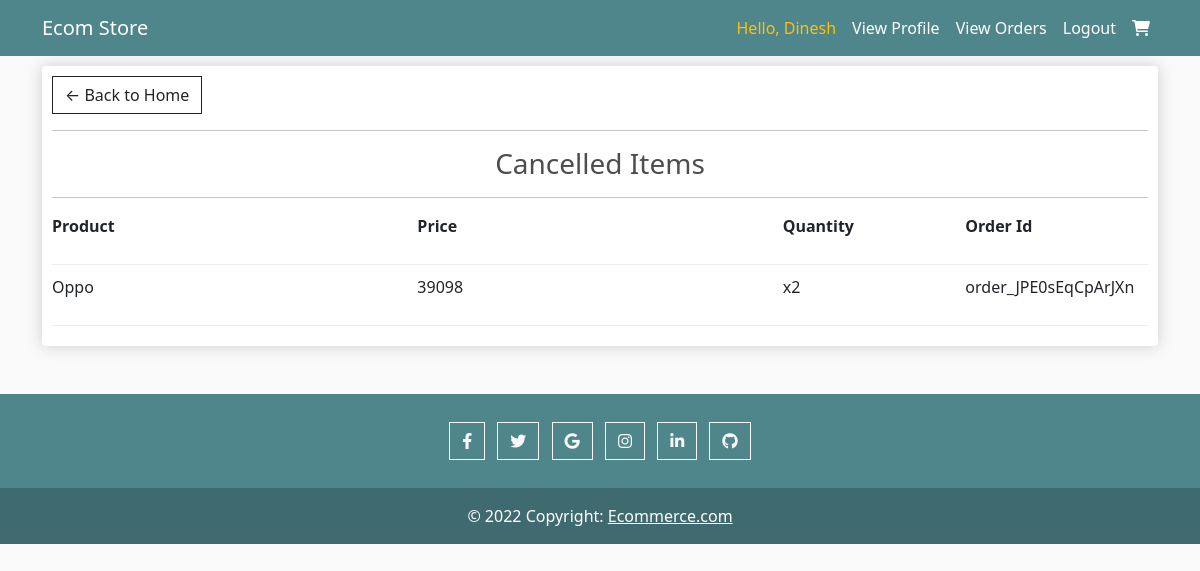
Screenshot of /cancelled (signed in) with the database file from the repository.
### project/models.py (models this page shows)
class CancelOrder(models.Model):
    customer=models.ForeignKey(Customer, on_delete=models.SET_NULL, blank=True,null=True)
    order=models.IntegerField(default=0)
    order_item=models.CharField(max_length=200, default='a')
    price=models.IntegerField(default=0)
    quantity=models.IntegerField(default=1)
    dateOrdered=models.DateTimeField(auto_now_add=True)
    transactionId=models.CharField(max_length=200,null=True)
    razorpay_payment_id=models.CharField(max_length=100, blank=True)
    customer_name=models.CharField(max_length=50, null=True)
    customer_mobile=models.IntegerField(default=0)
    customer_email=models.CharField(max_length=50, null=True)
    customer_address=models.TextField(default=0)

### project/views.py (the view)
# urls.py: path('cancelled',views.cancelled,name="cancelled"),
@login_required(login_url='login')
def cancelled(request):
    try:
        cancelled=CancelOrder.objects.filter(customer=request.user.customer)
        context={
        'cancelled':cancelled
        }
        return render(request,'cancelled_order.html',context)
    except:
       return HttpResponse('No cancelled items Found')

### project/templates/cancelled_order.html (shortened to what this page needs)
{% extends 'base.html' %}
{% load static %}
{% block content %}<div class="row">
    <div class="col-lg-12">
        <div class="box-element">
            <a class="btn btn-outline-dark" href="{% url 'category' %}">&#x2190; Back to Home</a>
            <hr>
            <h3 class="text-center">Cancelled Items</h3>
            <hr>
            <div class="cart-row">
				<div style="flex:2">
					<p><strong>Product</strong></p>
				</div>
				<div style="flex:2">
					<p><strong>Price</strong></p>
				</div>
				<div style="flex:1">
					<p><strong>Quantity</strong></p>
				</div>
				<div style="flex:1">
					<p><strong>Order Id</strong></p>
				</div>
			</div>
            {% for item in cancelled %}
            <div class="cart-row">
                <div style="flex:2">
                    <p>{{item.order_item}}</p>
                </div>
                <div style="flex:2">
                    <p>{{item.price}}</p>
                </div>
                <div style="flex:1">
                    <p>x{{item.quantity}}</p>
                </div>
                <div style="flex:1">
                    <p>{{item.transactionId}}</p>
                </div>
            </div>
            {% endfor %}
        </div>
    </div>
</div>
{% endblock %}

### project/templates/base.html (shortened to what this page needs)
{% load static %}
<!DOCTYPE html>
<html lang="en">
<head>
    <link href="https://cdn.jsdelivr.net/npm/bootstrap@5.0.2/dist/css/bootstrap.min.css" rel="stylesheet"
>
    <link rel="stylesheet" href="{% static 'css/main.css' %}">
    <link rel="stylesheet" href="https://use.fontawesome.com/releases/v5.7.2/css/all.css">
    <link rel="stylesheet" href="https://cdnjs.cloudflare.com/ajax/libs/font-awesome/6.0.0-beta2/css/all.min.css">
    <link rel="stylesheet" href="https://cdn.jsdelivr.net/npm/bootstrap-icons@1.3.0/font/bootstrap-icons.css">
</head>
<body>
    <nav class="navbar navbar-expand-lg navbar-dark bg-dark">
        <div class="container">
            <a class="navbar-brand" href="{% url 'category' %}">Ecom Store</a>
            <div class="collapse navbar-collapse" id="navbarSupportedContent">
                <ul class="navbar-nav ms-auto mb-2 mb-lg-0">
                    {% if user.is_authenticated %}
                    <li class="nav-item">
                        <a class="nav-link active text-warning">Hello, {{user.first_name}}</a>
                    </li>
                    <li class="nav-item">
                        <a class="nav-link active" href="{% url 'profile' %} ">View Profile</a>
                    </li>
                    <li class="nav-item">
                        <a class="nav-link active" href="{% url 'view_order' %} ">View Orders</a>
                    </li>
                    <li class="nav-item">
                        <a class="nav-link active" href="{% url 'logout' %} ">Logout</a>
                    </li>
                    {% else %}
                    <li class="nav-item">
                        <a href="{% url 'login' %}" class="btn btn-warning">Login</a>
                    </li>
                    {% endif %}
                    <li class="nav-item">
                        <a class="nav-link active" href="{% url 'cart' %}">
                            <i class="fa fa-shopping-cart"></i>
                        </a>
                    </li>
                </ul>
            </div>
        </div>
    </nav>
    <div class="container">
        {% block content %}
        {% endblock %}
    </div>
    <footer class="bg-dark text-center mt-5 text-white">
        <div class="container p-4 pb-0">
          <section class="mb-4">
            <a class="btn btn-outline-light btn-floating m-1" href="#!" role="button">
                <i class="fab fa-facebook-f"></i>
            </a>
            <a class="btn btn-outline-light btn-floating m-1" href="#!" role="button">
                <i class="fab fa-twitter"></i>
            </a>
            <a class="btn btn-outline-light btn-floating m-1" href="#!" role="button">
                <i class="fab fa-google"></i>
            </a>
            <a class="btn btn-outline-light btn-floating m-1" href="#!" role="button">
                <i class="fab fa-instagram"></i>
            </a>
            <a class="btn btn-outline-light btn-floating m-1" href="#!" role="button">
                <i class="fab fa-linkedin-in"></i>
            </a>
            <a class="btn btn-outline-light btn-floating m-1" href="#!" role="button">
                <i class="fab fa-github"></i>
            </a>
          </section>
        </div>
        <div class="text-center p-3" style="background-color: rgba(0, 0, 0, 0.2);">
          © 2022 Copyright:
          <a class="text-white" href="{% url 'category' %}">Ecommerce.com</a>
        </div>
      </footer>
</body>
</html>

### static/css/main.css (style rules this page uses)
body { background-color: hsl(0, 0%, 98%); }
h1,h2,h3,h4,h5,h6 { color:hsl(0, 0%, 30%); }
.box-element { box-shadow:hsl(0, 0%, 80%) 0 0 16px; background-color: #fff; border-radius: 4px; padding: 10px; }
.bg-dark { background-color: #4f868c!important; }
.col-lg-4, .col-lg-6, .col-lg-8, .col-lg-12 { margin-top: 10px; }
.btn { border-radius: 0; }
.cart-row { display: flex; align-items: flex-stretch; padding-bottom: 10px; margin-bottom: 10px; border-bottom: 1px solid #ececec; }

### rows the page displays
CancelOrder: order_item "Oppo", price "39098", quantity "2", transactionId "order_JPE0sEqCpArJXn"

### other values shown
{{ user.first_name }} "Dinesh"
